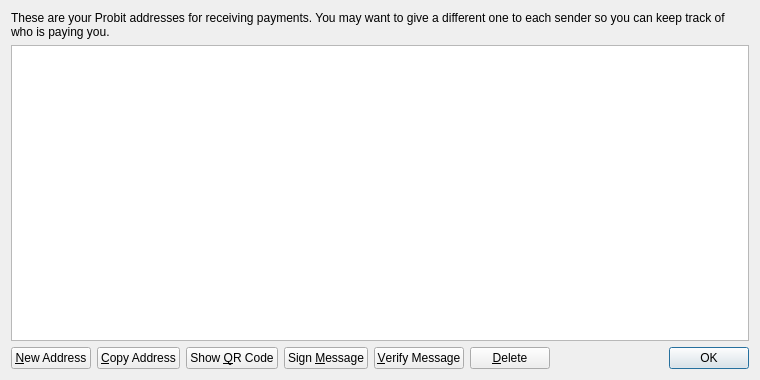
<?xml version="1.0" encoding="UTF-8"?>
<ui version="4.0">
 <class>AddressBookPage</class>
 <widget class="QWidget" name="AddressBookPage">
  <property name="geometry">
   <rect>
    <x>0</x>
    <y>0</y>
    <width>760</width>
    <height>380</height>
   </rect>
  </property>
  <property name="windowTitle">
   <string>Address Book</string>
  </property>
  <layout class="QVBoxLayout" name="verticalLayout">
   <item>
    <widget class="QLabel" name="labelExplanation">
     <property name="text">
      <string>These are your Probit addresses for receiving payments. You may want to give a different one to each sender so you can keep track of who is paying you.</string>
     </property>
     <property name="textFormat">
      <enum>Qt::PlainText</enum>
     </property>
     <property name="wordWrap">
      <bool>true</bool>
     </property>
    </widget>
   </item>
   <item>
    <widget class="QTableView" name="tableView">
     <property name="contextMenuPolicy">
      <enum>Qt::CustomContextMenu</enum>
     </property>
     <property name="toolTip">
      <string>Double-click to edit address or label</string>
     </property>
     <property name="tabKeyNavigation">
      <bool>false</bool>
     </property>
     <property name="alternatingRowColors">
      <bool>true</bool>
     </property>
     <property name="selectionMode">
      <enum>QAbstractItemView::SingleSelection</enum>
     </property>
     <property name="selectionBehavior">
      <enum>QAbstractItemView::SelectRows</enum>
     </property>
     <property name="sortingEnabled">
      <bool>true</bool>
     </property>
     <attribute name="verticalHeaderVisible">
      <bool>false</bool>
     </attribute>
    </widget>
   </item>
   <item>
    <layout class="QHBoxLayout" name="horizontalLayout">
     <item>
      <widget class="QPushButton" name="newAddressButton">
       <property name="toolTip">
        <string>Create a new address</string>
       </property>
       <property name="text">
        <string>&amp;New Address</string>
       </property>
       <property name="icon">
        <iconset resource="../bitcoin.qrc">
         <normaloff>:/icons/add</normaloff>:/icons/add</iconset>
       </property>
      </widget>
     </item>
     <item>
      <widget class="QPushButton" name="copyToClipboard">
       <property name="toolTip">
        <string>Copy the currently selected address to the system clipboard</string>
       </property>
       <property name="text">
        <string>&amp;Copy Address</string>
       </property>
       <property name="icon">
        <iconset resource="../bitcoin.qrc">
         <normaloff>:/icons/editcopy</normaloff>:/icons/editcopy</iconset>
       </property>
      </widget>
     </item>
     <item>
      <widget class="QPushButton" name="showQRCode">
       <property name="text">
        <string>Show &amp;QR Code</string>
       </property>
       <property name="icon">
        <iconset resource="../bitcoin.qrc">
         <normaloff>:/icons/qrcode</normaloff>:/icons/qrcode</iconset>
       </property>
      </widget>
     </item>
     <item>
      <widget class="QPushButton" name="signMessage">
       <property name="toolTip">
        <string>Sign a message to prove you own a Probit address</string>
       </property>
       <property name="text">
        <string>Sign &amp;Message</string>
       </property>
       <property name="icon">
        <iconset resource="../bitcoin.qrc">
         <normaloff>:/icons/edit</normaloff>:/icons/edit</iconset>
       </property>
      </widget>
     </item>
     <item>
      <widget class="QPushButton" name="verifyMessage">
       <property name="toolTip">
        <string>Verify a message to ensure it was signed with a specified Probit address</string>
       </property>
       <property name="text">
        <string>&amp;Verify Message</string>
       </property>
       <property name="icon">
        <iconset resource="../bitcoin.qrc">
         <normaloff>:/icons/transaction_0</normaloff>:/icons/transaction_0</iconset>
       </property>
      </widget>
     </item>
     <item>
      <widget class="QPushButton" name="deleteButton">
       <property name="toolTip">
        <string>Delete the currently selected address from the list</string>
       </property>
       <property name="text">
        <string>&amp;Delete</string>
       </property>
       <property name="icon">
        <iconset resource="../bitcoin.qrc">
         <normaloff>:/icons/remove</normaloff>:/icons/remove</iconset>
       </property>
      </widget>
     </item>
     <item>
      <spacer name="horizontalSpacer">
       <property name="orientation">
        <enum>Qt::Horizontal</enum>
       </property>
       <property name="sizeHint" stdset="0">
        <size>
         <width>40</width>
         <height>20</height>
        </size>
       </property>
      </spacer>
     </item>
     <item>
      <widget class="QDialogButtonBox" name="buttonBox">
       <property name="sizePolicy">
        <sizepolicy hsizetype="Maximum" vsizetype="Fixed">
         <horstretch>0</horstretch>
         <verstretch>0</verstretch>
        </sizepolicy>
       </property>
       <property name="standardButtons">
        <set>QDialogButtonBox::Ok</set>
       </property>
      </widget>
     </item>
    </layout>
   </item>
  </layout>
 </widget>
 <resources>
  <include location="../bitcoin.qrc"/>
 </resources>
 <connections/>
</ui>
